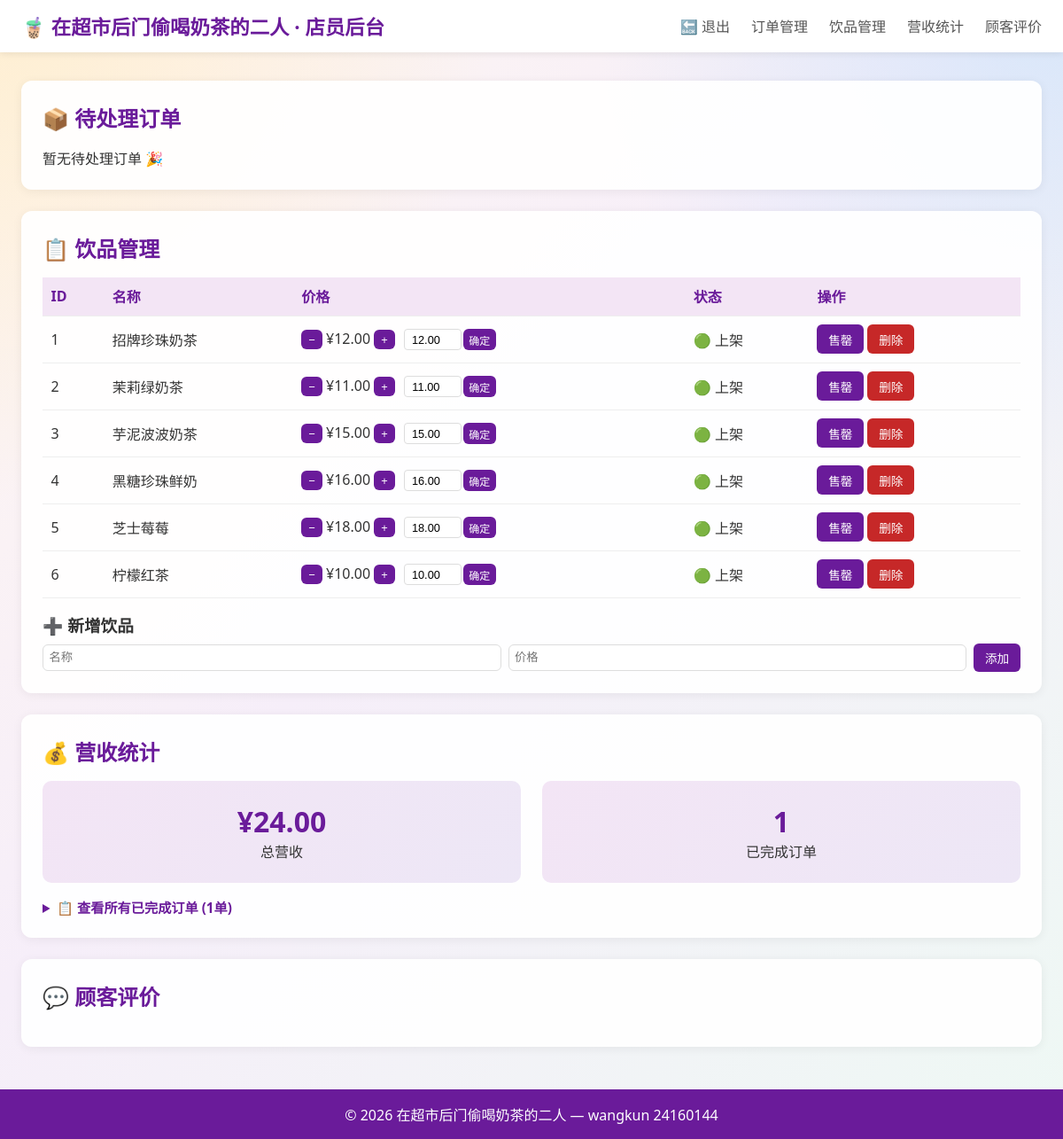
Page /pages/staff.php (signed in) on the earlier database version.
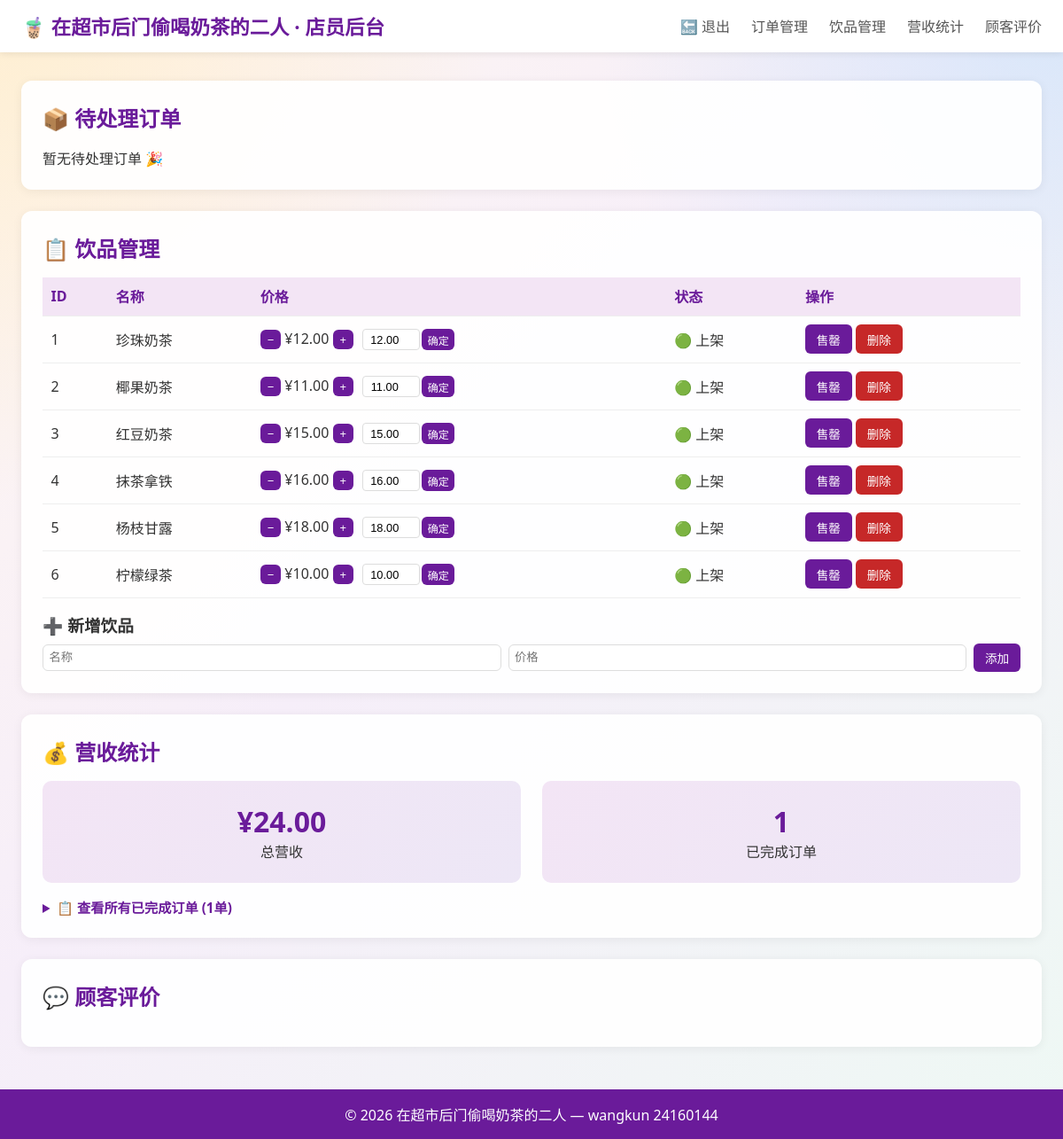
Same page on the later database version.
### tables this page shows
CREATE TABLE inventory (
    id INT AUTO_INCREMENT PRIMARY KEY,
    name VARCHAR(80) NOT NULL,
    price DECIMAL(8,2) NOT NULL,
    image VARCHAR(255) DEFAULT NULL,
    available TINYINT(1) NOT NULL DEFAULT 1,
    created_at TIMESTAMP DEFAULT CURRENT_TIMESTAMP
);

### pages/staff.php (the view, shortened to what this page needs)
<?php
require_once '../includes/db.php';
$pendingOrders = $conn->query("SELECT o.*,u.username FROM orders o JOIN users u ON o.user_id=u.id WHERE o.status='pending' ORDER BY o.created_at");
$inventory = $conn->query("SELECT * FROM inventory ORDER BY id");
$totalRevenue = $conn->query("SELECT SUM(amount) AS total FROM revenue")->fetch_assoc()['total'] ?? 0;
$doneCount = $conn->query("SELECT COUNT(*) AS c FROM orders WHERE status='done'")->fetch_assoc()['c'];
?>
<!DOCTYPE html>
<html lang="zh-CN">
<head>
<title>在超市后门偷喝奶茶的二人 — 店员后台</title><link rel="stylesheet" href="../styles/index.css">
</head>
<body>
<header>
<nav>
    <div class="logo">🧋 在超市后门偷喝奶茶的二人 · 店员后台</div>
    <ul class="nav-links">
        <li><a href="logout.php">🔙 退出</a></li>
        <li><a href="#orders">订单管理</a></li>
        <li><a href="#stock">饮品管理</a></li>
        <li><a href="#revenue">营收统计</a></li>
        <li><a href="#reviews">顾客评价</a></li>
    </ul>
</nav>
</header>
<main>
<section id="orders" class="card">
    <h2>📦 待处理订单</h2>
    <?php if ($pendingOrders->num_rows > 0): ?>
    <table class="data-table">
        <tr><th>#</th><th>顾客</th><th>饮品</th><th>数量</th><th>金额</th><th>操作</th></tr>
        <?php while ($o = $pendingOrders->fetch_assoc()): ?>
        <tr>
            <td><?php echo $o['id']; ?></td>
            <td><?php echo $o['username']; ?></td>
            <td><?php echo $o['drink_name']; ?></td>
            <td><?php echo $o['quantity']; ?></td>
            <td>¥<?php echo $o['total_price']; ?></td>
            <td class="order-action-cell" data-oid="<?php echo $o['id']; ?>">
                <form method="POST" class="make-form" style="display:inline">
                    <input type="hidden" name="order_id" value="<?php echo $o['id']; ?>">
                    <input type="hidden" name="complete" value="1">
                    <button type="button" class="btn-sm btn-make" onclick="startMaking(this, <?php echo $o['id']; ?>)">🍵 制作</button>
                </form>
                <div class="progress-wrap" style="display:none; margin-top:4px;">
                    <div class="progress-bar"><div class="progress-fill"></div></div>
                    <span class="progress-label">制作中…</span>
                </div>
            </td>
        </tr>
        <?php endwhile; ?>
    </table>
    <?php else: ?><p>暂无待处理订单 🎉</p><?php endif; ?>
</section>
<section id="stock" class="card">
    <h2>📋 饮品管理</h2>
    <table class="data-table">
        <tr><th>ID</th><th>名称</th><th>价格</th><th>状态</th><th>操作</th></tr>
        <?php while ($d = $inventory->fetch_assoc()): ?>
        <tr>
            <td><?php echo $d['id']; ?></td>
            <td><?php echo $d['name']; ?></td>
            <td style="white-space:nowrap;">
                <button type="button" class="btn-sm ajax-price-btn" data-id="<?php echo $d['id']; ?>" data-action="dec" style="padding:0.2rem 0.5rem; font-size:0.8rem;">−</button>
                <span class="price-display" id="price-<?php echo $d['id']; ?>">¥<?php echo number_format($d['price'], 2); ?></span>
                <button type="button" class="btn-sm ajax-price-btn" data-id="<?php echo $d['id']; ?>" data-action="inc" style="padding:0.2rem 0.5rem; font-size:0.8rem;">+</button>
                <form method="POST" style="display:inline-flex; align-items:center; gap:2px; margin-left:6px;">
                    <input type="number" name="new_price" step="0.01" min="0" value="<?php echo number_format($d['price'], 2); ?>" style="width:65px; padding:0.2rem 0.3rem; font-size:0.8rem; border:1px solid #ddd; border-radius:4px; text-align:center;">
                    <button type="submit" class="btn-sm" style="padding:0.2rem 0.4rem; font-size:0.75rem;">确定</button>
                </form>
            </td>
            <td><?php echo $d['available'] ? '🟢 上架' : '🔴 售罄'; ?></td>
            <td>
                <form method="POST" style="display:inline">
                    <button type="submit" name="toggle" class="btn-sm"><?php echo $d['available'] ? '售罄' : '上架'; ?></button>
                    <button type="submit" name="delete_drink" class="btn-sm btn-danger" onclick="return confirm('确认删除？')">删除</button>
                </form>
            </td>
        </tr>
        <?php endwhile; ?>
    </table>
    <h3 style="margin-top:1rem">➕ 新增饮品</h3>
    <form method="POST" class="inline-form">
        <input type="text" name="new_name" placeholder="名称" required>
        <input type="number" name="new_price" placeholder="价格" step="0.01" min="0.01" required>
        <button type="submit" name="add_drink" class="btn-sm">添加</button>
    </form>
</section>
<section id="revenue" class="card">
    <h2>💰 营收统计</h2>
    <div class="stats">
        <div class="stat-box"><h3>¥<?php echo number_format($totalRevenue, 2); ?></h3><p>总营收</p></div>
        <div class="stat-box"><h3><?php echo $doneCount; ?></h3><p>已完成订单</p></div>
    </div>
    <details style="margin-top:1rem;">
        <summary style="cursor:pointer; color:#6a1b9a; font-weight:600; font-size:0.95rem;">
            📋 查看所有已完成订单 (<?php echo $doneCount; ?>单)
        </summary>
    </details>
</section>
<section id="reviews" class="card">
    <h2>💬 顾客评价</h2>
</section>
</main>
<footer>© 2026 在超市后门偷喝奶茶的二人 — wangkun 24160144</footer>
</body></html>

### styles/index.css (style rules this page uses)
* { margin: 0; padding: 0; box-sizing: border-box; }
html { scroll-behavior: smooth; scroll-padding-top: 86px; }
body { font-family: 'Segoe UI', Arial, sans-serif; background: radial-gradient(circle at top left, rgba(255, 232, 183, 0.55), transparent 32%), radial-gradient(circle at top right, rgba(187, 222, 251, 0.5), transparent 30%), linear-gradient(135deg, #fff7f0 0%, #f6eef9 45%, #eef8f4 100%); min-height: 100vh; color: #333; }
header { background: white; box-shadow: 0 2px 8px rgba(0,0,0,0.08); position: sticky; top: 0; z-index: 100; }
nav { max-width: 1200px; margin: 0 auto; display: flex; justify-content: space-between; align-items: center; padding: 0.8rem 1.5rem; }
.logo { font-size: 1.4rem; font-weight: bold; color: #6a1b9a; }
.nav-links { list-style: none; display: flex; gap: 1.5rem; }
.nav-links a { text-decoration: none; color: #555; transition: color 0.3s; }
main { max-width: 1200px; margin: 2rem auto; padding: 0 1.5rem; min-height: 60vh; }
footer { text-align: center; padding: 1rem; background: #6a1b9a; color: white; margin-top: 3rem; }
.card { background: rgba(255,255,255,0.94); border-radius: 12px; padding: 1.5rem; margin-bottom: 1.5rem; box-shadow: 0 2px 12px rgba(0,0,0,0.06); animation: fadeIn 0.4s ease; }
.card h2 { color: #6a1b9a; margin-bottom: 1rem; }
.btn-sm { padding: 0.4rem 0.8rem; background: #6a1b9a; color: white; border: none; border-radius: 6px; cursor: pointer; font-size: 0.85rem; transition: background 0.2s; }
.btn-danger { background: #c62828; }
.data-table { width: 100%; border-collapse: collapse; }
.data-table th, .data-table td { padding: 0.6rem; text-align: left; border-bottom: 1px solid #eee; }
.data-table th { background: #f3e5f5; color: #6a1b9a; }
.stats { display: flex; gap: 1.5rem; }
.stat-box { flex: 1; background: linear-gradient(135deg,#f3e5f5,#ede7f6); border-radius: 10px; padding: 1.5rem; text-align: center; }
.stat-box h3 { font-size: 2rem; color: #6a1b9a; }
.reply-form, .inline-form { display: flex; gap: 0.5rem; margin-top: 0.5rem; align-items: center; }
.reply-form input, .inline-form input { flex: 1; padding: 0.4rem; border: 1px solid #ddd; border-radius: 6px; }

Differences in the rows shown:
changed inventory id 1: name "招牌珍珠奶茶" → "珍珠奶茶"
changed inventory id 2: name "茉莉绿奶茶" → "椰果奶茶"
changed inventory id 3: name "芋泥波波奶茶" → "红豆奶茶"
changed inventory id 4: name "黑糖珍珠鲜奶" → "抹茶拿铁"
changed inventory id 5: name "芝士莓莓" → "杨枝甘露"
changed inventory id 6: name "柠檬红茶" → "柠檬绿茶"
